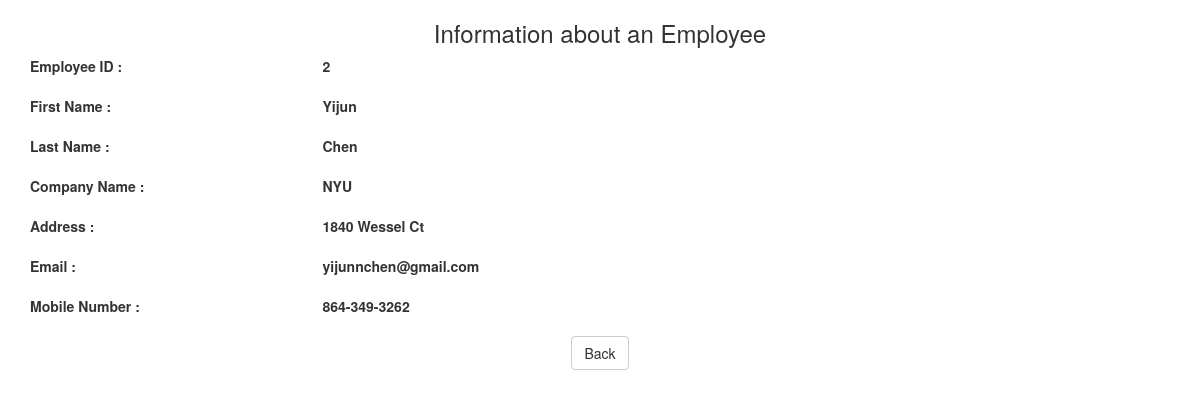
The app's page /viewSingleEmployee.php?id=2 with its own data.
### tables this page shows
CREATE TABLE `Employee_TBL` (
  `E_Id` int(11) NOT NULL,
  `E_FirstName` varchar(20) NOT NULL,
  `E_LastName` varchar(20) NOT NULL,
  `E_Address` text NOT NULL,
  `E_Email` varchar(40) NOT NULL,
  `E_Phone` varchar(20) NOT NULL
);

CREATE TABLE `Company_TBL` (
  `C_Id` int(11) NOT NULL,
  `C_Name` varchar(50) NOT NULL
);

### viewSingleEmployee.php (the view, shortened to what this page needs)
<!DOCTYPE html>
<html lang="en">
<head>
    <link   href="css/bootstrap.min.css" rel="stylesheet">
    <link rel="stylesheet" href="https://maxcdn.bootstrapcdn.com/bootstrap/3.3.7/css/bootstrap.min.css">
</head>
<?php
    $id = null;
    if ( !empty($_GET['id'])) {
        $id = $_REQUEST['id'];
    }
    if ( null==$id ) {
        header("Location: viewAllEmployee.php");
    } else {
        $pdo = Database::connect();
        $pdo->setAttribute(PDO::ATTR_ERRMODE, PDO::ERRMODE_EXCEPTION);
        $sql = 'SELECT e.E_Id, e.E_FirstName, e.E_LastName, e.E_Address, e.E_Email, e.E_Phone, c.C_Name FROM Employee_TBL e, Com_Emp_TBL ce, Company_TBL c WHERE e.E_Id=ce.E_Id AND c.C_Id=ce.C_Id AND e.E_Id =? ';
        $q = $pdo->prepare($sql);
        $q->execute(array($id));
        $data = $q->fetch(PDO::FETCH_ASSOC);
    }
?>
<body>
    <div class="container">
            <h3 align="center">Information about an Employee</h3>
                    <div class="form-horizontal" >
                      <div class="form-group row">
                        <label class="col-sm-3 col-form-label">Employee ID : </label>
                        <div class="col-sm-9">
                            <label >
                                <?php echo $data['E_Id'];?>
                            </label>
                        </div>
                      </div>
                      <div class="form-group row">
                        <label class="col-sm-3 col-form-label">First Name : </label>
                        <div class="col-sm-9">
                            <label >
                                <?php echo $data['E_FirstName'];?>
                            </label>
                        </div>
                      </div>
                      <div class="form-group row">
                        <label class="col-sm-3 col-form-label">Last Name : </label>
                        <div class="col-sm-9">
                            <label >
                                <?php echo $data['E_LastName'];?>
                            </label>
                        </div>
                      </div>
                      <div class="form-group row">
                        <label class="col-sm-3 col-form-label">Company Name : </label>
                        <div class="col-sm-9">
                            <label >
                                <?php echo $data['C_Name'];?>
                            </label>
                        </div>
                      </div>
                      <div class="form-group row">
                        <label class="col-sm-3 col-form-label">Address : </label>
                        <div class="col-sm-9">
                            <label >
                                <?php echo $data['E_Address'];?>
                            </label>
                        </div>
                      </div>
                      <div class="form-group row">
                        <label class="col-sm-3 col-form-label">Email : </label>
                        <div class="col-sm-9">
                            <label >
                                <?php echo $data['E_Email'];?>
                            </label>
                        </div>
                      </div>
                      <div class="form-group row">
                        <label class="col-sm-3 col-form-label">Mobile Number : </label>
                        <div class="col-sm-9">
                            <label >
                                <?php echo $data['E_Phone'];?>
                            </label>
                        </div>
                      </div>
                        <div class="form-actions " align="center">
                          <a class="btn btn-default" href="viewAllEmployee.php">Back</a>
                       </div>
                    </div>
                </div>
  </body>
</html>

### records on screen
employee_tbl: E_Id "2", E_FirstName "Yijun", E_LastName "Chen", company_tbl.C_Name "NYU", E_Address "1840 Wessel Ct", E_Email "yijunnchen@gmail.com", E_Phone "864-349-3262"
